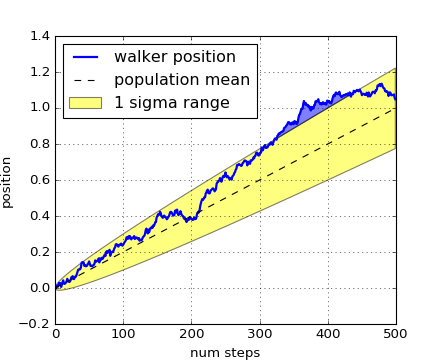

Recreate this plot in Python.
np.random.seed(1234)

Nsteps = 500
t = np.arange(Nsteps)

mu = 0.002
sigma = 0.01

# the steps and position
S = mu + sigma*np.random.randn(Nsteps)
X = S.cumsum()

# the 1 sigma upper and lower analytic population bounds
lower_bound = mu*t - sigma*np.sqrt(t)
upper_bound = mu*t + sigma*np.sqrt(t)

fig, ax = plt.subplots(1)
ax.plot(t, X, lw=2, label='walker position', color='blue')
ax.plot(t, mu*t, lw=1, label='population mean', color='black', ls='--')
ax.fill_between(t, lower_bound, upper_bound, facecolor='yellow', alpha=0.5,
                label='1 sigma range')
ax.legend(loc='upper left')

# here we use the where argument to only fill the region where the
# walker is above the population 1 sigma boundary
ax.fill_between(t, upper_bound, X, where=X>upper_bound, facecolor='blue', alpha=0.5)
ax.set_xlabel('num steps')
ax.set_ylabel('position')
ax.grid()
